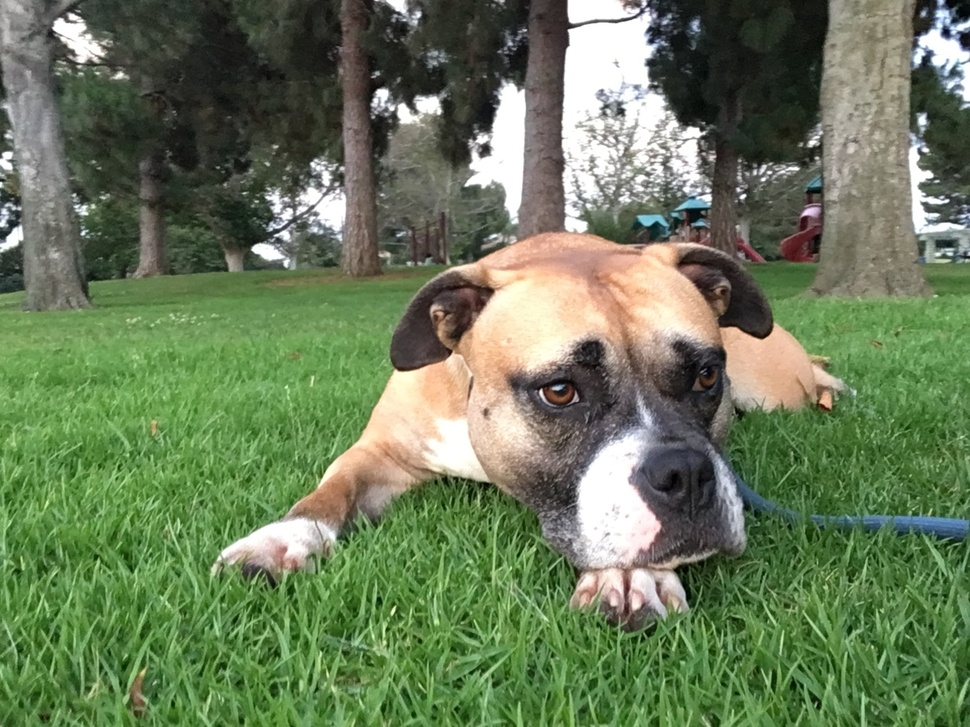
#> input picture erosion_dilation/sally.jpg, 970 x 727 px, shrunk from 1288 x 966 before the run
$ python filters.py   (Python 2 division)   (older library calls are emulated)
#> lines starting #> are read from the running program, lines starting #| are printed output that depends on the picture
import cv2
import numpy as np

img = cv2.imread('sally.jpg')
#> img is the input picture: shape (727, 970, 3); mean B, G, R 89.6, 123.1, 106
row, col, chan = img.shape
#> row = 727; col = 970; chan = 3

# Blur

kernel3 = np.ones((3,3),np.float32)/9.0
kernel5 = np.ones((5,5),np.float32)/25.0
kernel11 = np.ones((11,11),np.float32)/121.0

out = cv2.filter2D(img,-1,kernel3)
cv2.imshow('kernel3',out)
cv2.waitKey()

out = cv2.filter2D(img,-1,kernel5)
cv2.imshow('kernel5',out)
cv2.waitKey()

out = cv2.filter2D(img,-1,kernel11)
cv2.imshow('kernel11',out)
cv2.waitKey()


# Edge detection

sobel_hor = cv2.Sobel(img,cv2.CV_64F,1,0,ksize=5)
sobel_vert = cv2.Sobel(img,cv2.CV_64F,0,1,ksize=5)

cv2.imshow('Sobel-hor',sobel_hor)
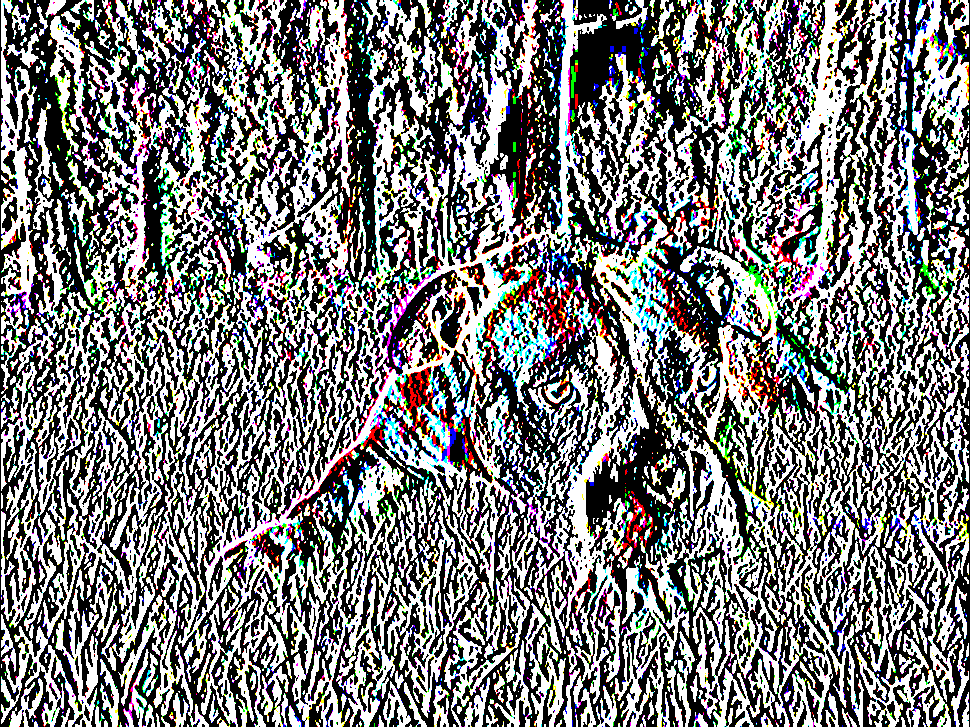
#> window 'Sobel-hor': shape (727, 970, 3); mean B, G, R 122.7, 122.6, 122.8
cv2.imshow('Sobel-vert',sobel_vert)
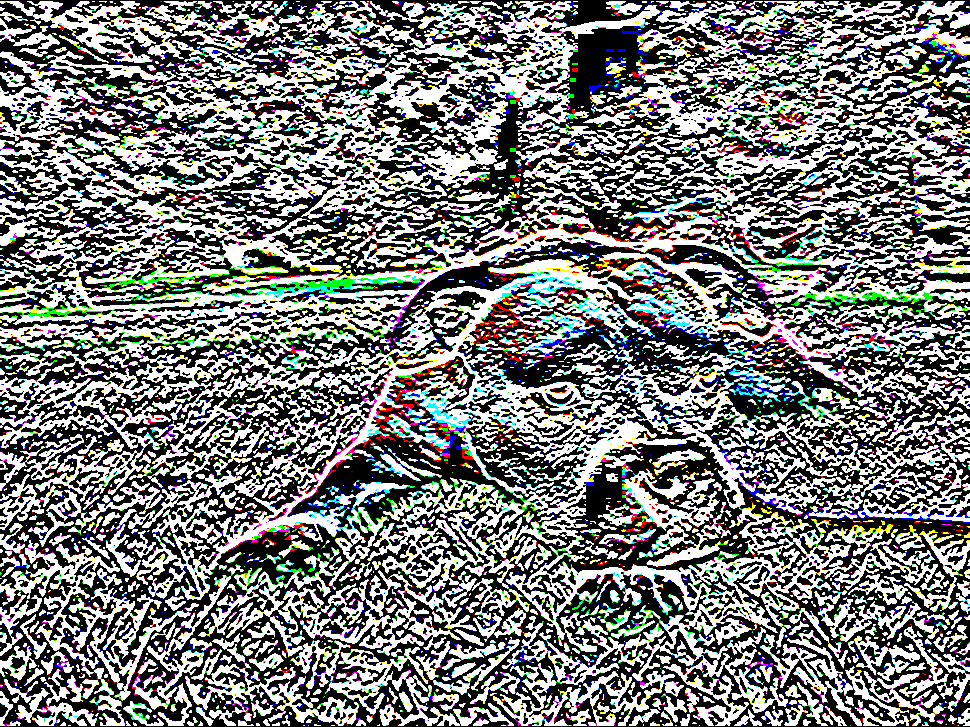
#> window 'Sobel-vert': shape (727, 970, 3); mean B, G, R 122.3, 123.9, 122.2
cv2.waitKey()

laplacian = cv2.Laplacian(img,cv2.CV_64F)
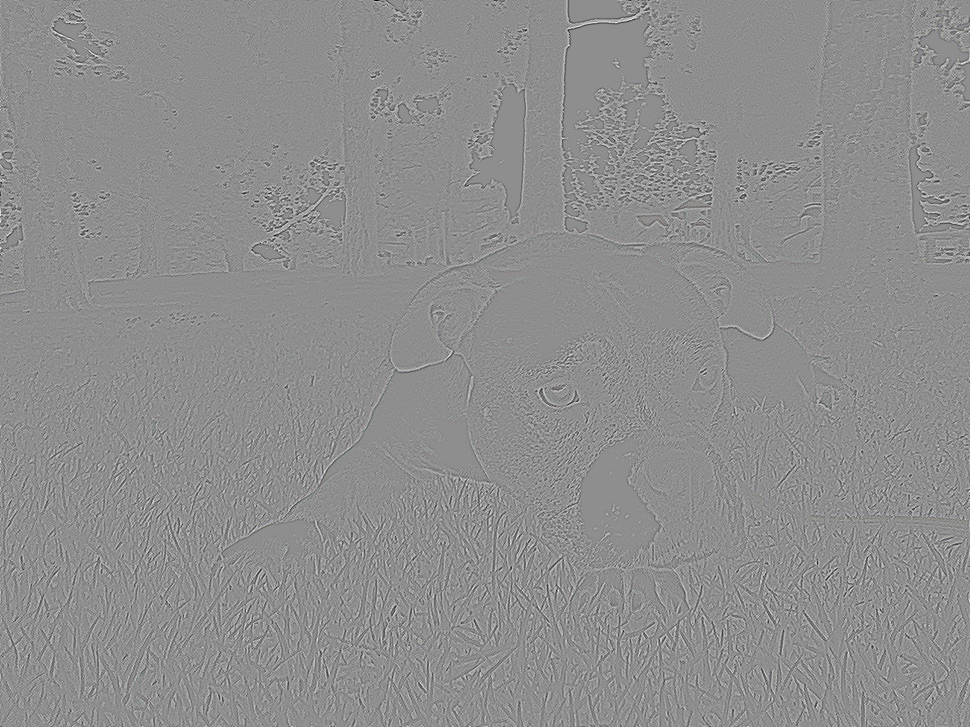
#> laplacian: shape (727, 970, 3) float64; mean B, G, R 0, 0, 0; drawn with min black and max white
canny = cv2.Canny(img,50,240)
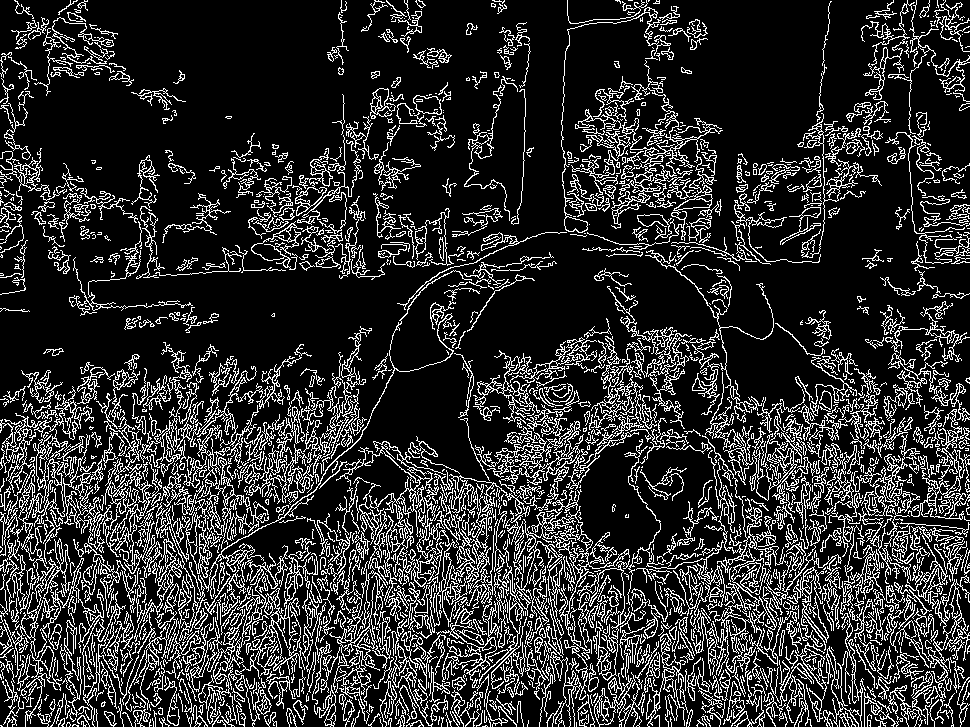
#> canny: shape (727, 970); 18.2% white in thin lines or dots

cv2.imshow('Laplacian',laplacian)
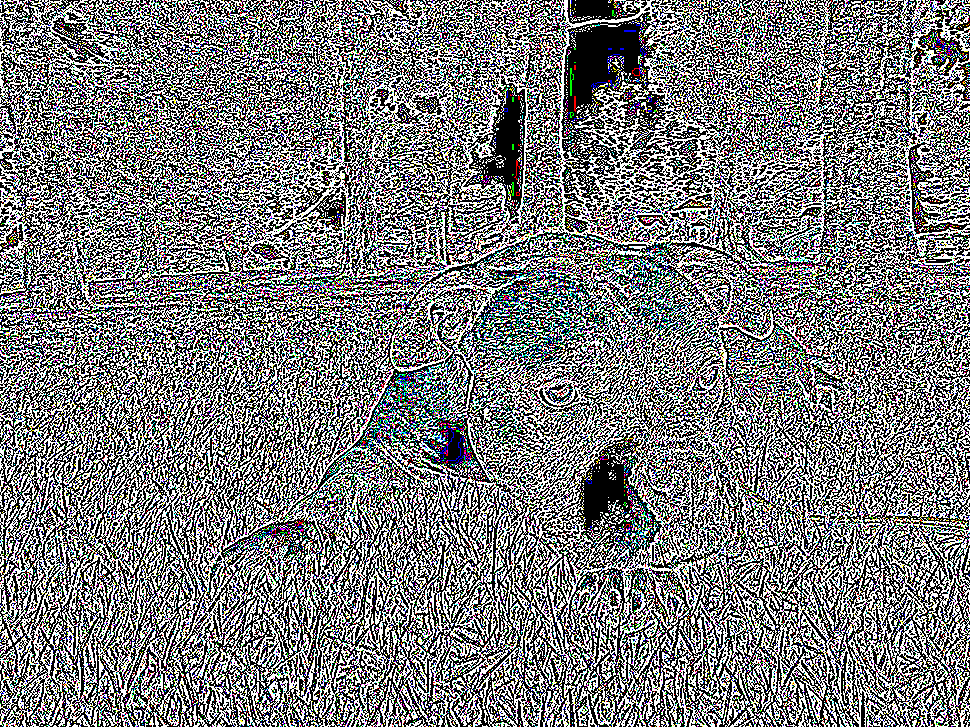
#> window 'Laplacian': shape (727, 970, 3); mean B, G, R 123.6, 123.2, 122.7
cv2.imshow('Canny',canny)
cv2.waitKey()


# Motion Blur

size = 15
kernel = np.zeros((size,size))
kernel[(size-1)/2,:] = np.ones(size)
kernel = kernel/size

out = cv2.filter2D(img,-1,kernel)
cv2.imshow('Motion blur',out)
cv2.waitKey()


# Sharpen

kernel = np.array([[-1, -1, -1, -1, -1], [-1, 2, 2, 2, -1], [-1, 2, 8, 2, -1], [-1, 2, 2, 2, -1], [-1, -1, -1, -1, -1]])/8.0

out = cv2.filter2D(img,-1,kernel)
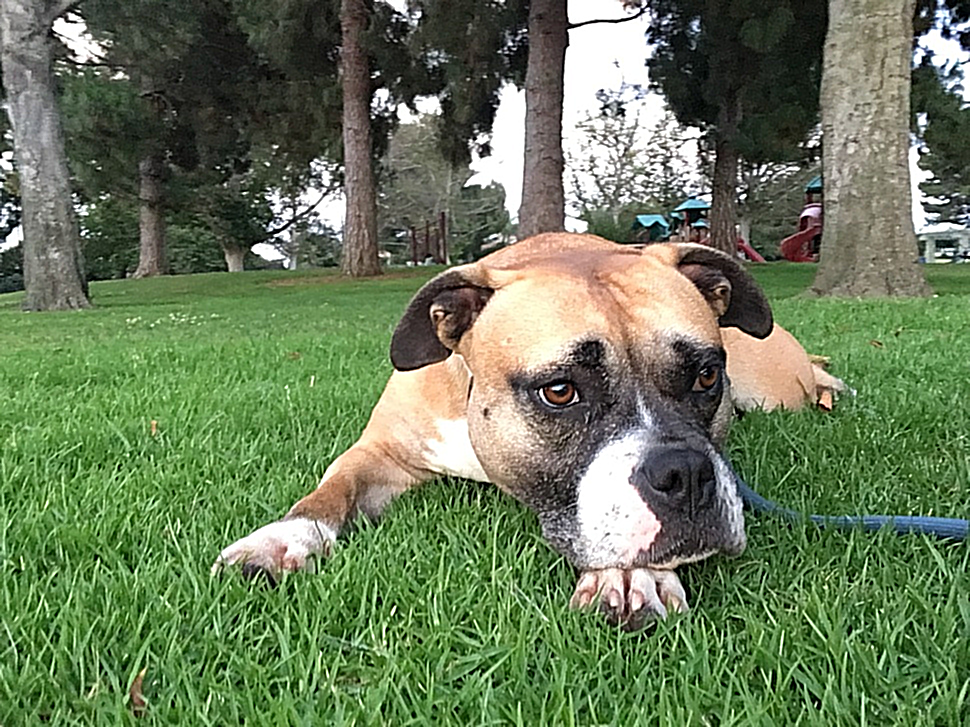
#> out: shape (727, 970, 3); mean B, G, R 89.7, 122.6, 105.7
cv2.imshow('Sharp',out)
cv2.waitKey()
